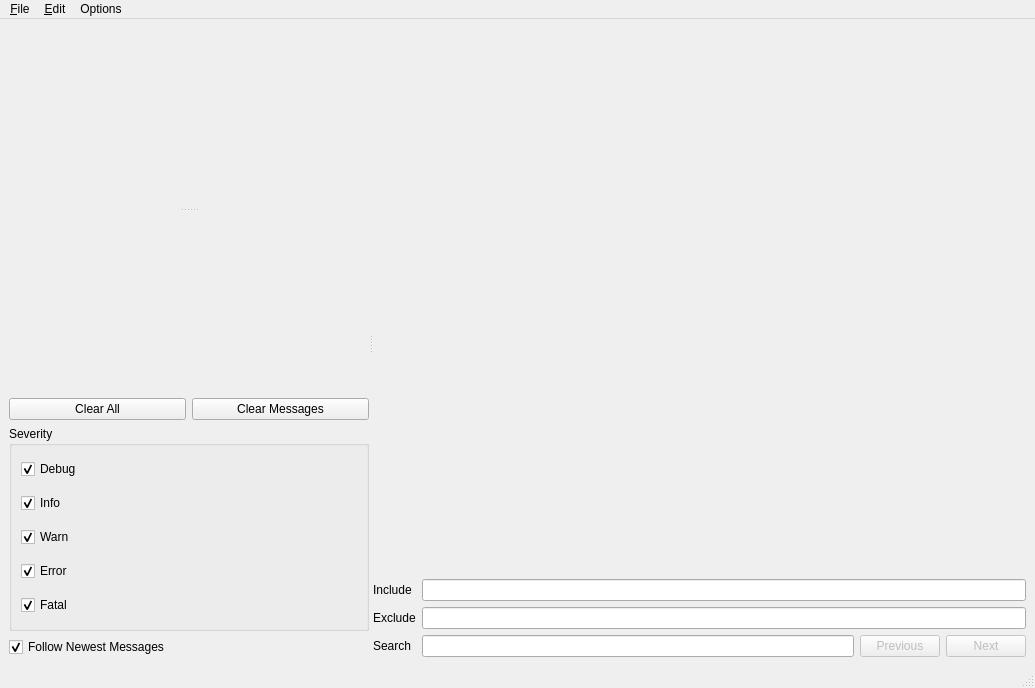
<?xml version="1.0" encoding="UTF-8"?>
<ui version="4.0">
 <class>ConsoleWindow</class>
 <widget class="QMainWindow" name="ConsoleWindow">
  <property name="geometry">
   <rect>
    <x>0</x>
    <y>0</y>
    <width>1035</width>
    <height>688</height>
   </rect>
  </property>
  <property name="windowTitle">
   <string>SwRI Console</string>
  </property>
  <property name="windowIcon">
   <iconset resource="../resources/images.qrc">
    <normaloff>:/images/icon.png</normaloff>:/images/icon.png</iconset>
  </property>
  <property name="locale">
   <locale language="English" country="Australia"/>
  </property>
  <widget class="QWidget" name="centralwidget">
   <layout class="QHBoxLayout" name="horizontalLayout">
    <item>
     <widget class="QSplitter" name="horizontalSplitter">
      <property name="orientation">
       <enum>Qt::Horizontal</enum>
      </property>
      <widget class="QWidget" name="layoutWidget">
       <layout class="QVBoxLayout" name="verticalLayout_3">
        <item>
         <widget class="QSplitter" name="verticalSplitter">
          <property name="orientation">
           <enum>Qt::Vertical</enum>
          </property>
          <widget class="swri_console::SessionListWidget" name="sessionList" native="true"/>
          <widget class="swri_console::NodeListWidget" name="nodeList" native="true"/>
         </widget>
        </item>
        <item>
         <layout class="QHBoxLayout" name="clearButtonHboxLayout">
          <item>
           <widget class="QPushButton" name="clearAllButton">
            <property name="text">
             <string>Clear All</string>
            </property>
           </widget>
          </item>
          <item>
           <widget class="QPushButton" name="clearMessagesButton">
            <property name="text">
             <string>Clear Messages</string>
            </property>
           </widget>
          </item>
         </layout>
        </item>
        <item>
         <widget class="QGroupBox" name="groupBox">
          <property name="sizePolicy">
           <sizepolicy hsizetype="Minimum" vsizetype="Preferred">
            <horstretch>0</horstretch>
            <verstretch>0</verstretch>
           </sizepolicy>
          </property>
          <property name="title">
           <string>Severity</string>
          </property>
          <layout class="QVBoxLayout" name="verticalLayout">
           <item>
            <layout class="QHBoxLayout" name="debugOptionLayout">
             <item>
              <widget class="QCheckBox" name="checkDebug">
               <property name="sizePolicy">
                <sizepolicy hsizetype="Minimum" vsizetype="Minimum">
                 <horstretch>2</horstretch>
                 <verstretch>0</verstretch>
                </sizepolicy>
               </property>
               <property name="text">
                <string>Debug</string>
               </property>
               <property name="checked">
                <bool>true</bool>
               </property>
              </widget>
             </item>
             <item>
              <widget class="swri_console::ColorWidget" name="debugColor" native="true">
               <property name="sizePolicy">
                <sizepolicy hsizetype="Minimum" vsizetype="Fixed">
                 <horstretch>0</horstretch>
                 <verstretch>0</verstretch>
                </sizepolicy>
               </property>
               <property name="minimumSize">
                <size>
                 <width>49</width>
                 <height>28</height>
                </size>
               </property>
              </widget>
             </item>
            </layout>
           </item>
           <item>
            <layout class="QHBoxLayout" name="infoOptionLayout">
             <item>
              <widget class="QCheckBox" name="checkInfo">
               <property name="sizePolicy">
                <sizepolicy hsizetype="Minimum" vsizetype="Minimum">
                 <horstretch>2</horstretch>
                 <verstretch>0</verstretch>
                </sizepolicy>
               </property>
               <property name="text">
                <string>Info</string>
               </property>
               <property name="checked">
                <bool>true</bool>
               </property>
              </widget>
             </item>
             <item>
              <widget class="swri_console::ColorWidget" name="infoColor" native="true">
               <property name="sizePolicy">
                <sizepolicy hsizetype="Minimum" vsizetype="Fixed">
                 <horstretch>0</horstretch>
                 <verstretch>0</verstretch>
                </sizepolicy>
               </property>
               <property name="minimumSize">
                <size>
                 <width>49</width>
                 <height>28</height>
                </size>
               </property>
              </widget>
             </item>
            </layout>
           </item>
           <item>
            <layout class="QHBoxLayout" name="warnOptionLayout">
             <item>
              <widget class="QCheckBox" name="checkWarn">
               <property name="sizePolicy">
                <sizepolicy hsizetype="Minimum" vsizetype="Minimum">
                 <horstretch>2</horstretch>
                 <verstretch>0</verstretch>
                </sizepolicy>
               </property>
               <property name="text">
                <string>Warn</string>
               </property>
               <property name="checked">
                <bool>true</bool>
               </property>
              </widget>
             </item>
             <item>
              <widget class="swri_console::ColorWidget" name="warnColor" native="true">
               <property name="sizePolicy">
                <sizepolicy hsizetype="Minimum" vsizetype="Fixed">
                 <horstretch>0</horstretch>
                 <verstretch>0</verstretch>
                </sizepolicy>
               </property>
               <property name="minimumSize">
                <size>
                 <width>49</width>
                 <height>28</height>
                </size>
               </property>
              </widget>
             </item>
            </layout>
           </item>
           <item>
            <layout class="QHBoxLayout" name="errorOptionLayout">
             <item>
              <widget class="QCheckBox" name="checkError">
               <property name="sizePolicy">
                <sizepolicy hsizetype="Minimum" vsizetype="Minimum">
                 <horstretch>2</horstretch>
                 <verstretch>0</verstretch>
                </sizepolicy>
               </property>
               <property name="text">
                <string>Error</string>
               </property>
               <property name="checked">
                <bool>true</bool>
               </property>
              </widget>
             </item>
             <item>
              <widget class="swri_console::ColorWidget" name="errorColor" native="true">
               <property name="sizePolicy">
                <sizepolicy hsizetype="Minimum" vsizetype="Fixed">
                 <horstretch>0</horstretch>
                 <verstretch>0</verstretch>
                </sizepolicy>
               </property>
               <property name="minimumSize">
                <size>
                 <width>49</width>
                 <height>28</height>
                </size>
               </property>
              </widget>
             </item>
            </layout>
           </item>
           <item>
            <layout class="QHBoxLayout" name="fatalOptionLayout">
             <item>
              <widget class="QCheckBox" name="checkFatal">
               <property name="sizePolicy">
                <sizepolicy hsizetype="Minimum" vsizetype="Minimum">
                 <horstretch>2</horstretch>
                 <verstretch>0</verstretch>
                </sizepolicy>
               </property>
               <property name="text">
                <string>Fatal</string>
               </property>
               <property name="checked">
                <bool>true</bool>
               </property>
              </widget>
             </item>
             <item>
              <widget class="swri_console::ColorWidget" name="fatalColor" native="true">
               <property name="sizePolicy">
                <sizepolicy hsizetype="Minimum" vsizetype="Fixed">
                 <horstretch>0</horstretch>
                 <verstretch>0</verstretch>
                </sizepolicy>
               </property>
               <property name="minimumSize">
                <size>
                 <width>49</width>
                 <height>28</height>
                </size>
               </property>
              </widget>
             </item>
            </layout>
           </item>
          </layout>
         </widget>
        </item>
        <item>
         <widget class="QCheckBox" name="checkFollowNewest">
          <property name="text">
           <string>Follow Newest Messages</string>
          </property>
          <property name="checked">
           <bool>true</bool>
          </property>
         </widget>
        </item>
       </layout>
      </widget>
      <widget class="QWidget" name="layoutWidget">
       <layout class="QVBoxLayout" name="verticalLayout_2">
        <item>
         <widget class="swri_console::LogWidget" name="logList" native="true"/>
        </item>
        <item>
         <layout class="QGridLayout" name="gridLayout">
          <item row="0" column="0">
           <widget class="QLabel" name="includeLabel">
            <property name="text">
             <string>Include</string>
            </property>
           </widget>
          </item>
          <item row="1" column="0">
           <widget class="QLabel" name="excludeLabel">
            <property name="text">
             <string>Exclude</string>
            </property>
           </widget>
          </item>
          <item row="0" column="1">
           <widget class="QLineEdit" name="includeText">
            <property name="toolTip">
             <string>Filter for messages that include substrings. Separate substrings with a semicolon.</string>
            </property>
            <property name="statusTip">
             <string/>
            </property>
           </widget>
          </item>
          <item row="1" column="1">
           <widget class="QLineEdit" name="excludeText">
            <property name="toolTip">
             <string>Filter for messages that don't include substrings. Separate substrings with a semicolon.</string>
            </property>
           </widget>
          </item>
          <item row="3" column="1">
           <layout class="QHBoxLayout" name="horizontalLayout_2">
            <item>
             <widget class="QLineEdit" name="searchText">
              <property name="toolTip">
               <string>Filter for messages that don't include substrings. Separate substrings with a semicolon.</string>
              </property>
             </widget>
            </item>
            <item>
             <widget class="QPushButton" name="searchPrevButton">
              <property name="enabled">
               <bool>false</bool>
              </property>
              <property name="text">
               <string>Previous</string>
              </property>
             </widget>
            </item>
            <item>
             <widget class="QPushButton" name="searchNextButton">
              <property name="enabled">
               <bool>false</bool>
              </property>
              <property name="text">
               <string>Next</string>
              </property>
             </widget>
            </item>
           </layout>
          </item>
          <item row="3" column="0">
           <widget class="QLabel" name="searchLabel">
            <property name="text">
             <string>Search</string>
            </property>
           </widget>
          </item>
         </layout>
        </item>
       </layout>
      </widget>
     </widget>
    </item>
   </layout>
  </widget>
  <widget class="QMenuBar" name="menubar">
   <property name="geometry">
    <rect>
     <x>0</x>
     <y>0</y>
     <width>1035</width>
     <height>27</height>
    </rect>
   </property>
   <widget class="QMenu" name="menu_File">
    <property name="title">
     <string>&amp;File</string>
    </property>
    <addaction name="action_NewWindow"/>
    <addaction name="action_ForceNewLiveSession"/>
    <addaction name="action_ReadBagFile"/>
    <addaction name="action_SaveLogs"/>
    <addaction name="separator"/>
    <addaction name="action_Quit"/>
   </widget>
   <widget class="QMenu" name="menu_Edit">
    <property name="title">
     <string>&amp;Edit</string>
    </property>
    <addaction name="action_Copy"/>
    <addaction name="action_CopyExtended"/>
    <addaction name="action_SelectAll"/>
   </widget>
   <widget class="QMenu" name="menuOptions">
    <property name="title">
     <string>Options</string>
    </property>
    <addaction name="action_NoTimestamps"/>
    <addaction name="action_RelativeTimestamps"/>
    <addaction name="action_AbsoluteTimestamps"/>
    <addaction name="separator"/>
    <addaction name="action_RegularExpressions"/>
    <addaction name="action_SelectFont"/>
    <addaction name="separator"/>
   </widget>
   <addaction name="menu_File"/>
   <addaction name="menu_Edit"/>
   <addaction name="menuOptions"/>
  </widget>
  <widget class="QStatusBar" name="statusbar"/>
  <action name="action_Quit">
   <property name="text">
    <string>&amp;Quit</string>
   </property>
   <property name="shortcut">
    <string>Ctrl+Q</string>
   </property>
   <property name="shortcutContext">
    <enum>Qt::ApplicationShortcut</enum>
   </property>
  </action>
  <action name="action_NewWindow">
   <property name="text">
    <string>&amp;New Window</string>
   </property>
   <property name="shortcut">
    <string>Ctrl+N</string>
   </property>
  </action>
  <action name="action_Copy">
   <property name="text">
    <string>&amp;Copy Logs</string>
   </property>
   <property name="shortcut">
    <string>Ctrl+C</string>
   </property>
  </action>
  <action name="action_SelectAll">
   <property name="text">
    <string>Select &amp;All</string>
   </property>
   <property name="toolTip">
    <string>Select All Logs</string>
   </property>
   <property name="shortcut">
    <string>Ctrl+Shift+A</string>
   </property>
  </action>
  <action name="action_ReadBagFile">
   <property name="text">
    <string>&amp;Read Bag File...</string>
   </property>
   <property name="shortcut">
    <string>Ctrl+R</string>
   </property>
  </action>
  <action name="action_SaveLogs">
   <property name="text">
    <string>&amp;Save Logs...</string>
   </property>
   <property name="shortcut">
    <string>Ctrl+S</string>
   </property>
  </action>
  <action name="action_AbsoluteTimestamps">
   <property name="checkable">
    <bool>true</bool>
   </property>
   <property name="checked">
    <bool>true</bool>
   </property>
   <property name="text">
    <string>Absolute Timestamps</string>
   </property>
   <property name="toolTip">
    <string>Absolute Timestamps</string>
   </property>
  </action>
  <action name="action_NoTimestamps">
   <property name="checkable">
    <bool>true</bool>
   </property>
   <property name="checked">
    <bool>true</bool>
   </property>
   <property name="text">
    <string>No Timestamps</string>
   </property>
  </action>
  <action name="action_ColorizeLogs">
   <property name="checkable">
    <bool>true</bool>
   </property>
   <property name="checked">
    <bool>true</bool>
   </property>
   <property name="text">
    <string>Colorize Logs</string>
   </property>
  </action>
  <action name="action_SelectFont">
   <property name="text">
    <string>Select Font...</string>
   </property>
  </action>
  <action name="action_RegularExpressions">
   <property name="checkable">
    <bool>true</bool>
   </property>
   <property name="checked">
    <bool>false</bool>
   </property>
   <property name="text">
    <string>Allow regular expressions in Include/Exclude</string>
   </property>
  </action>
  <action name="action_CopyExtended">
   <property name="text">
    <string>Copy &amp;Extended Logs</string>
   </property>
   <property name="toolTip">
    <string>Copy Extended Log</string>
   </property>
   <property name="shortcut">
    <string>Ctrl+E</string>
   </property>
  </action>
  <action name="action_RelativeTimestamps">
   <property name="checkable">
    <bool>true</bool>
   </property>
   <property name="checked">
    <bool>true</bool>
   </property>
   <property name="text">
    <string>Relative Timestamps</string>
   </property>
  </action>
  <action name="action_ForceNewLiveSession">
   <property name="text">
    <string>&amp;Force New Live Session</string>
   </property>
  </action>
 </widget>
 <customwidgets>
  <customwidget>
   <class>swri_console::SessionListWidget</class>
   <extends>QWidget</extends>
   <header location="global">swri_console/session_list_widget.h</header>
   <container>1</container>
  </customwidget>
  <customwidget>
   <class>swri_console::NodeListWidget</class>
   <extends>QWidget</extends>
   <header location="global">swri_console/node_list_widget.h</header>
   <container>1</container>
  </customwidget>
  <customwidget>
   <class>swri_console::ColorWidget</class>
   <extends>QWidget</extends>
   <header location="global">swri_console/color_widget.h</header>
   <container>1</container>
  </customwidget>
  <customwidget>
   <class>swri_console::LogWidget</class>
   <extends>QWidget</extends>
   <header location="global">swri_console/log_widget.h</header>
   <container>1</container>
  </customwidget>
 </customwidgets>
 <resources>
  <include location="../resources/images.qrc"/>
 </resources>
 <connections>
  <connection>
   <sender>action_Quit</sender>
   <signal>triggered()</signal>
   <receiver>ConsoleWindow</receiver>
   <slot>close()</slot>
   <hints>
    <hint type="sourcelabel">
     <x>-1</x>
     <y>-1</y>
    </hint>
    <hint type="destinationlabel">
     <x>399</x>
     <y>299</y>
    </hint>
   </hints>
  </connection>
 </connections>
</ui>
